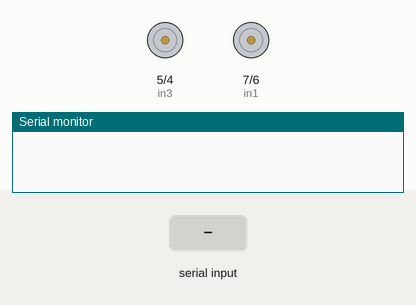
Simulated run of this sketch. Board: Arduino Uno, built with avr-gcc and run on an emulated ATmega328P. Parts: motor-driver pin pairs drawn as motors (green arrow = first pin HIGH = forward, orange = second pin HIGH = backward, longer = more drive), the last lines printed to the serial monitor. The inputs (shaded band) are chosen by the test bench.

Above: at 1.2 s.
1.3 s: "B" received over Serial
At 1.6 s:
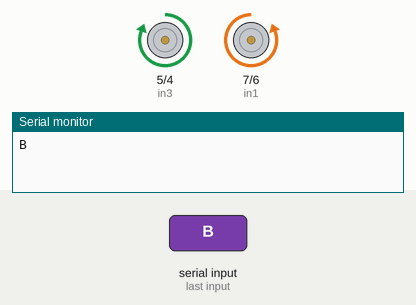
2.8 s: "F" received over Serial
At 3.9 s:
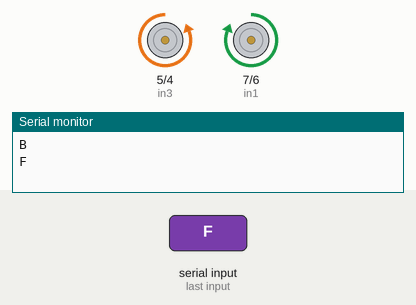
4.3 s: "R" received over Serial
At 5.0 s:
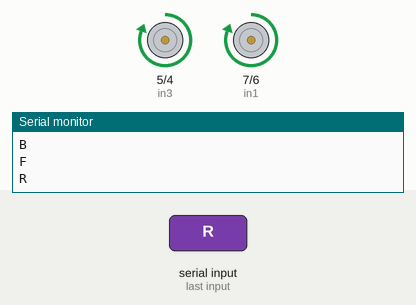
5.8 s: "L" received over Serial
At 6.2 s:
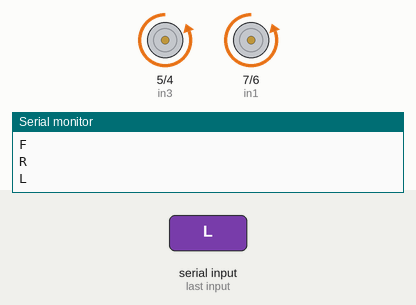
Timing chart, 0 to 8.3 s (numbered marks = the images above; inputs shaded):
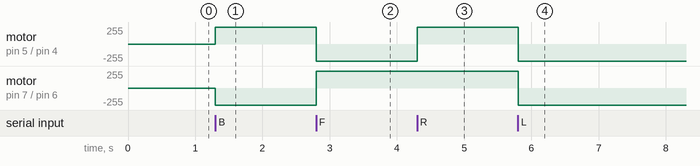

Measured:
- after the input at 1.3 s, motor on pin 5 (in3) / pin 4 (in4): stopped → forward 255/255 at once; motor on pin 7 (in1) / pin 6 (in2): stopped → backward 255/255 at once
- after the input at 2.8 s, motor on pin 5 (in3) / pin 4 (in4): forward 255/255 → backward 255/255 at once; motor on pin 7 (in1) / pin 6 (in2): backward 255/255 → forward 255/255 at once
- after the input at 4.3 s, motor on pin 5 (in3) / pin 4 (in4): backward 255/255 → forward 255/255 at once
- after the input at 5.8 s, motor on pin 5 (in3) / pin 4 (in4), motor on pin 7 (in1) / pin 6 (in2): forward 255/255 → backward 255/255 at once

The sketch:

C_digo_RobotFutbolRC.ino
```cpp
/*
   Código ROBOTFUTBOLRC, recordar desconectar Tx y Rx del Módulo Bluetooth antes de cargar el Código.
*/

//PINES CONECTAR MOTOR 1
int in1 = 7;
int in2 = 6;
//PINES CONECTAR MOTOR 2
int in3 = 5;
int in4 = 4;

void setup()
{
  Serial.begin(9600);

  // Declaramos pines como salida
  pinMode(in1, OUTPUT);
  pinMode(in2, OUTPUT);
  pinMode(in3, OUTPUT);
  pinMode(in4, OUTPUT);
}

void loop()
{
  if (Serial.available() > 0) {
    char letra = Serial.read();// Declaramos variable para almacenar los datos recibidos
    Serial.println(letra);

    if (letra == 'B') { //forward

      digitalWrite(in1, LOW);
      digitalWrite(in2, HIGH);
      digitalWrite(in3, HIGH);
      digitalWrite(in4, LOW);
    }
    if (letra == 'F') {//backward
      digitalWrite(in1, HIGH);
      digitalWrite(in2, LOW);
      digitalWrite(in3, LOW);
      digitalWrite(in4, HIGH);
    }
    if (letra == 'R') { //rigth
      digitalWrite(in1, HIGH);
      digitalWrite(in2, LOW);
      digitalWrite(in3, HIGH);
      digitalWrite(in4, LOW);
    }
    if (letra == 'L') { //left

      digitalWrite(in1, LOW);
      digitalWrite(in2, HIGH);
      digitalWrite(in3, LOW);
      digitalWrite(in4, HIGH);
    }
    if (letra == 'S') { //stop
      digitalWrite(in1, LOW);
      digitalWrite(in2, LOW);
      digitalWrite(in3, LOW);
      digitalWrite(in4, LOW);
    }
  }
}
```
